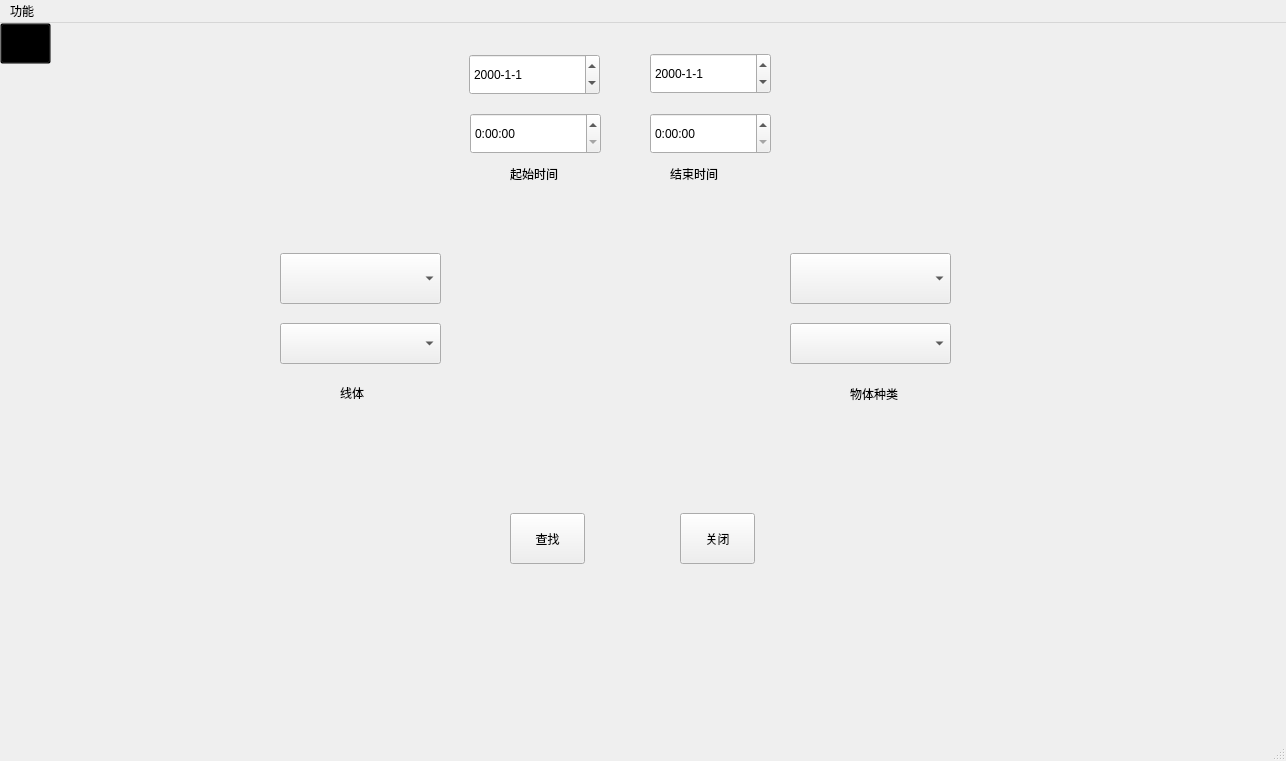
<?xml version="1.0" encoding="UTF-8"?>
<ui version="4.0">
 <class>MainWindow</class>
 <widget class="QMainWindow" name="MainWindow">
  <property name="geometry">
   <rect>
    <x>0</x>
    <y>0</y>
    <width>1286</width>
    <height>761</height>
   </rect>
  </property>
  <property name="windowTitle">
   <string>物品耗損查詢</string>
  </property>
  <property name="windowIcon">
   <iconset resource="wire_images.qrc">
    <normaloff>:/images/10.jpg</normaloff>:/images/10.jpg</iconset>
  </property>
  <property name="iconSize">
   <size>
    <width>50</width>
    <height>50</height>
   </size>
  </property>
  <widget class="QWidget" name="centralwidget">
   <widget class="QComboBox" name="com_lines">
    <property name="geometry">
     <rect>
      <x>280</x>
      <y>230</y>
      <width>161</width>
      <height>51</height>
     </rect>
    </property>
    <property name="font">
     <font>
      <pointsize>15</pointsize>
     </font>
    </property>
    <item>
     <property name="text">
      <string/>
     </property>
    </item>
    <item>
     <property name="text">
      <string>FT</string>
     </property>
    </item>
    <item>
     <property name="text">
      <string>SKD</string>
     </property>
    </item>
    <item>
     <property name="text">
      <string>BMA</string>
     </property>
    </item>
    <item>
     <property name="text">
      <string>JI</string>
     </property>
    </item>
    <item>
     <property name="text">
      <string>IAS</string>
     </property>
    </item>
    <item>
     <property name="text">
      <string>AGIS</string>
     </property>
    </item>
    <item>
     <property name="text">
      <string>SET</string>
     </property>
    </item>
   </widget>
   <widget class="QLabel" name="label_3">
    <property name="geometry">
     <rect>
      <x>340</x>
      <y>360</y>
      <width>31</width>
      <height>20</height>
     </rect>
    </property>
    <property name="text">
     <string>线体</string>
    </property>
   </widget>
   <widget class="QComboBox" name="com_lines_son">
    <property name="geometry">
     <rect>
      <x>280</x>
      <y>300</y>
      <width>161</width>
      <height>41</height>
     </rect>
    </property>
    <property name="font">
     <font>
      <pointsize>15</pointsize>
     </font>
    </property>
    <item>
     <property name="text">
      <string/>
     </property>
    </item>
   </widget>
   <widget class="QComboBox" name="com_thing_class">
    <property name="geometry">
     <rect>
      <x>790</x>
      <y>230</y>
      <width>161</width>
      <height>51</height>
     </rect>
    </property>
    <property name="font">
     <font>
      <pointsize>15</pointsize>
     </font>
    </property>
    <item>
     <property name="text">
      <string/>
     </property>
    </item>
    <item>
     <property name="text">
      <string>電源線</string>
     </property>
    </item>
    <item>
     <property name="text">
      <string>測試線</string>
     </property>
    </item>
    <item>
     <property name="text">
      <string>驅動板</string>
     </property>
    </item>
    <item>
     <property name="text">
      <string>FFC</string>
     </property>
    </item>
   </widget>
   <widget class="QComboBox" name="com_thing_class_son">
    <property name="geometry">
     <rect>
      <x>790</x>
      <y>300</y>
      <width>161</width>
      <height>41</height>
     </rect>
    </property>
    <property name="font">
     <font>
      <pointsize>15</pointsize>
     </font>
    </property>
    <property name="maxVisibleItems">
     <number>20</number>
    </property>
    <item>
     <property name="text">
      <string/>
     </property>
    </item>
   </widget>
   <widget class="QLabel" name="label_4">
    <property name="geometry">
     <rect>
      <x>850</x>
      <y>360</y>
      <width>61</width>
      <height>21</height>
     </rect>
    </property>
    <property name="text">
     <string>物体种类</string>
    </property>
   </widget>
   <widget class="QPushButton" name="but_seek">
    <property name="geometry">
     <rect>
      <x>680</x>
      <y>490</y>
      <width>75</width>
      <height>51</height>
     </rect>
    </property>
    <property name="text">
     <string>关闭</string>
    </property>
   </widget>
   <widget class="QPushButton" name="but_close">
    <property name="geometry">
     <rect>
      <x>510</x>
      <y>490</y>
      <width>75</width>
      <height>51</height>
     </rect>
    </property>
    <property name="text">
     <string>查找</string>
    </property>
   </widget>
   <widget class="QLabel" name="label_2">
    <property name="geometry">
     <rect>
      <x>670</x>
      <y>140</y>
      <width>61</width>
      <height>21</height>
     </rect>
    </property>
    <property name="text">
     <string>结束时间</string>
    </property>
   </widget>
   <widget class="QLabel" name="label">
    <property name="geometry">
     <rect>
      <x>510</x>
      <y>140</y>
      <width>61</width>
      <height>21</height>
     </rect>
    </property>
    <property name="text">
     <string>起始时间</string>
    </property>
   </widget>
   <widget class="QDateEdit" name="dat_finally">
    <property name="geometry">
     <rect>
      <x>650</x>
      <y>30</y>
      <width>121</width>
      <height>41</height>
     </rect>
    </property>
    <property name="displayFormat">
     <string>yyyy-M-d</string>
    </property>
   </widget>
   <widget class="QDateEdit" name="dat_start">
    <property name="geometry">
     <rect>
      <x>469</x>
      <y>31</y>
      <width>131</width>
      <height>41</height>
     </rect>
    </property>
    <property name="displayFormat">
     <string>yyyy-M-d</string>
    </property>
   </widget>
   <widget class="QTimeEdit" name="tim_finally">
    <property name="geometry">
     <rect>
      <x>650</x>
      <y>90</y>
      <width>121</width>
      <height>41</height>
     </rect>
    </property>
    <property name="displayFormat">
     <string>H:mm:ss</string>
    </property>
   </widget>
   <widget class="QTimeEdit" name="tim_start">
    <property name="geometry">
     <rect>
      <x>470</x>
      <y>90</y>
      <width>131</width>
      <height>41</height>
     </rect>
    </property>
    <property name="displayFormat">
     <string>H:mm:ss</string>
    </property>
   </widget>
   <widget class="QPushButton" name="but_return">
    <property name="geometry">
     <rect>
      <x>0</x>
      <y>0</y>
      <width>51</width>
      <height>41</height>
     </rect>
    </property>
    <property name="styleSheet">
     <string notr="true">*{BACKGROUND:#00000000;}</string>
    </property>
    <property name="text">
     <string/>
    </property>
    <property name="icon">
     <iconset resource="wire_images.qrc">
      <normaloff>:/images/retutn.ico</normaloff>:/images/retutn.ico</iconset>
    </property>
    <property name="iconSize">
     <size>
      <width>30</width>
      <height>30</height>
     </size>
    </property>
   </widget>
  </widget>
  <widget class="QMenuBar" name="menubar">
   <property name="geometry">
    <rect>
     <x>0</x>
     <y>0</y>
     <width>1286</width>
     <height>21</height>
    </rect>
   </property>
   <widget class="QMenu" name="menu">
    <property name="title">
     <string>功能</string>
    </property>
    <addaction name="act_shuhu"/>
    <addaction name="act_future"/>
   </widget>
   <addaction name="menu"/>
  </widget>
  <widget class="QStatusBar" name="statusbar"/>
  <action name="act_shuhu">
   <property name="text">
    <string>耗损查询</string>
   </property>
  </action>
  <action name="act_future">
   <property name="text">
    <string>Future</string>
   </property>
  </action>
 </widget>
 <resources>
  <include location="wire_images.qrc"/>
 </resources>
 <connections>
  <connection>
   <sender>but_close</sender>
   <signal>pressed()</signal>
   <receiver>MainWindow</receiver>
   <slot>Matplotlib_New()</slot>
   <hints>
    <hint type="sourcelabel">
     <x>341</x>
     <y>431</y>
    </hint>
    <hint type="destinationlabel">
     <x>266</x>
     <y>491</y>
    </hint>
   </hints>
  </connection>
  <connection>
   <sender>but_seek</sender>
   <signal>pressed()</signal>
   <receiver>MainWindow</receiver>
   <slot>Close_plot()</slot>
   <hints>
    <hint type="sourcelabel">
     <x>529</x>
     <y>428</y>
    </hint>
    <hint type="destinationlabel">
     <x>529</x>
     <y>494</y>
    </hint>
   </hints>
  </connection>
  <connection>
   <sender>but_return</sender>
   <signal>clicked()</signal>
   <receiver>MainWindow</receiver>
   <slot>return_mainwindow()</slot>
   <hints>
    <hint type="sourcelabel">
     <x>39</x>
     <y>44</y>
    </hint>
    <hint type="destinationlabel">
     <x>109</x>
     <y>47</y>
    </hint>
   </hints>
  </connection>
 </connections>
 <slots>
  <slot>Matplotlib_New()</slot>
  <slot>Close_plot()</slot>
  <slot>Get_All_LH_Sql()</slot>
  <slot>return_mainwindow()</slot>
 </slots>
</ui>
